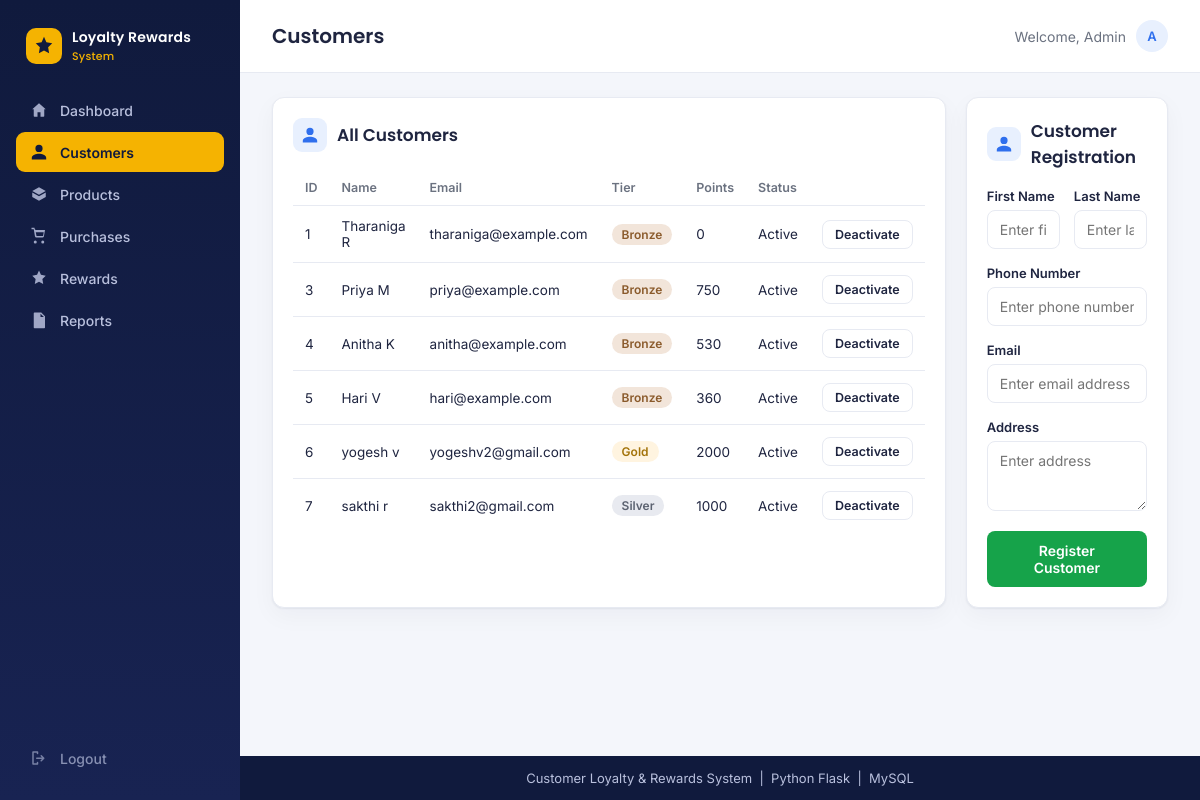
Page /customers on the committed database.
### tables this page shows
CREATE TABLE customers (
    customer_id INTEGER PRIMARY KEY AUTOINCREMENT,
    first_name TEXT NOT NULL,
    last_name TEXT NOT NULL DEFAULT '',
    email TEXT NOT NULL UNIQUE,
    phone TEXT,
    address TEXT,
    registration_date DATETIME DEFAULT (datetime('now')),
    lifetime_points INTEGER NOT NULL DEFAULT 0,
    membership_tier TEXT NOT NULL DEFAULT 'Bronze',
    is_active INTEGER NOT NULL DEFAULT 1
);

### app.py (the view, shortened to what this page needs)
@app.route("/customers", methods=["GET", "POST"])
def customers():
    rows = customer_mod.list_customers()
    balances = {c["customer_id"]: rewards_mod.get_points_balance(c["customer_id"]) for c in rows}
    return render_template("customers.html", active="customers", customers=rows, balances=balances)

### customer.py (called while the page is built)
def list_customers(active_only=True):
    query = "SELECT * FROM customers"
    if active_only:
        query += " WHERE is_active = 1"
    query += " ORDER BY customer_id"
    return run_query(query, fetch=True)

### database.py (called while the page is built, shortened)
def get_connection():
    if USE_SQLITE:
        db_path = os.path.join(os.path.dirname(__file__), "loyalty.db")
        conn = sqlite3.connect(db_path, detect_types=sqlite3.PARSE_DECLTYPES)
        conn.row_factory = sqlite3.Row
        return conn

def run_query(query: str, params=None, fetch: bool = False, many: bool = False, commit: bool = False) -> Any:
    conn = get_connection()
    try:
        if USE_SQLITE:
            cursor = conn.cursor()
            q = query.replace("%s", "?")
            cursor.execute(q, params or ())
            result = None
            if fetch:
                if many:
                    row = cursor.fetchone()
                    result = dict(row) if row else None
                else:
                    rows = cursor.fetchall()
                    result = [dict(r) for r in rows]
            if commit:
                conn.commit()
                result = cursor.lastrowid
            return result
    finally:
        conn.close()

### rewards.py (called while the page is built)
def get_points_balance(customer_id):
    row = run_query(
        "SELECT available_points FROM customer_points_balance WHERE customer_id = %s",
        (customer_id,),
        fetch=True,
        many=True,
    )
    return row["available_points"] if row else 0

### templates/customers.html (shortened to what this page needs)
{% extends "base.html" %}
{% block page_title %}Customers{% endblock %}
{% block content %}
<div class="grid grid-2">
  <div class="card">
    <div class="section-title">
      <span class="icon icon-blue"><svg viewBox="0 0 24 24" width="18" height="18"><path fill="currentColor" d="M12 12a4.8 4.8 0 1 0 0-9.6 4.8 4.8 0 0 0 0 9.6zm0 2.4c-3.6 0-9.6 1.8-9.6 5.4V22h19.2v-2.2c0-3.6-6-5.4-9.6-5.4z"/></svg></span>
      <h2>All Customers</h2>
    </div>
    {% if customers %}
    <div class="table-wrap">
      <table>
        <thead>
          <tr><th>ID</th><th>Name</th><th>Email</th><th>Tier</th><th>Points</th><th>Status</th><th></th></tr>
        </thead>
        <tbody>
          {% for c in customers %}
          <tr>
            <td>{{ c.customer_id }}</td>
            <td>{{ c.first_name }} {{ c.last_name }}</td>
            <td>{{ c.email }}</td>
            <td><span class="badge badge-{{ c.membership_tier|lower }}">{{ c.membership_tier }}</span></td>
            <td>{{ balances.get(c.customer_id, 0) }}</td>
            <td>{{ 'Active' if c.is_active else 'Inactive' }}</td>
            <td>
              {% if c.is_active %}
              <form method="post" action="{{ url_for('deactivate_customer', customer_id=c.customer_id) }}">
                <button class="btn btn-outline" style="padding:6px 12px; font-size:12.5px;" type="submit">Deactivate</button>
              </form>
              {% endif %}
            </td>
          </tr>
          {% endfor %}
        </tbody>
      </table>
    </div>
    {% else %}
    <div class="empty-state">No customers yet — register your first one.</div>
    {% endif %}
  </div>
  <div class="card">
    <div class="section-title">
      <span class="icon icon-blue"><svg viewBox="0 0 24 24" width="18" height="18"><path fill="currentColor" d="M12 12a4.8 4.8 0 1 0 0-9.6 4.8 4.8 0 0 0 0 9.6zm0 2.4c-3.6 0-9.6 1.8-9.6 5.4V22h19.2v-2.2c0-3.6-6-5.4-9.6-5.4z"/></svg></span>
      <h2>Customer Registration</h2>
    </div>
    <form method="post">
      <div class="field-row">
        <div class="field">
          <label for="first_name">First Name</label>
          <input type="text" id="first_name" name="first_name" placeholder="Enter first name" required>
        </div>
        <div class="field">
          <label for="last_name">Last Name</label>
          <input type="text" id="last_name" name="last_name" placeholder="Enter last name">
        </div>
      </div>
      <div class="field">
        <label for="phone">Phone Number</label>
        <input type="tel" id="phone" name="phone" placeholder="Enter phone number">
      </div>
      <div class="field">
        <label for="email">Email</label>
        <input type="email" id="email" name="email" placeholder="Enter email address" required>
      </div>
      <div class="field">
        <label for="address">Address</label>
        <textarea id="address" name="address" placeholder="Enter address"></textarea>
      </div>
      <button type="submit" class="btn btn-green btn-block">Register Customer</button>
    </form>
  </div>
</div>
{% endblock %}

### static/css/style.css (style rules this page uses)
:root { --navy: #101a3d; --navy-light: #182352; --gold: #f5b301; --bg: #f4f6fb; --white: #ffffff; --border: #e7eaf2; --text: #1f2540; --text-muted: #6b7280; --blue: #2f6fed; --blue-bg: #e8f0fe; --green: #16a34a; --green-bg: #e6f7ec; --amber: #f59e0b; --amber-bg: #fff4e0; --purple: #7c3aed; --purple-bg: #f2eaff; --red: #dc2626; --red-bg: #fdecec; --radius: 12px; --shadow: 0 1px 2px rgba(16, 26, 61, 0.06), 0 8px 24px rgba(16, 26, 61, 0.04); }
* { box-sizing: border-box; }
body { margin: 0; font-family: 'Inter', -apple-system, sans-serif; background: var(--bg); color: var(--text); }
h1, h2, h3, .brand-text { font-family: 'Poppins', 'Inter', sans-serif; }
.grid { display: grid; gap: 20px; }
.grid-2 { grid-template-columns: 1.4fr 1fr; }
.card { background: var(--white); border: 1px solid var(--border); border-radius: var(--radius); box-shadow: var(--shadow); padding: 20px; }
.card h2, .card h3 { margin: 0 0 16px; font-size: 16px; font-weight: 600; }
.section-title { display: flex; align-items: center; gap: 10px; margin-bottom: 18px; }
.section-title .icon { width: 34px; height: 34px; border-radius: 9px; display: flex; align-items: center; justify-content: center; flex-shrink: 0; }
.section-title h2 { margin: 0; font-size: 17px; }
.icon-blue { background: var(--blue-bg); color: var(--blue); }
.field { margin-bottom: 16px; }
.field label { display: block; font-size: 13px; font-weight: 600; color: var(--text); margin-bottom: 6px; }
.field input, .field select, .field textarea { width: 100%; padding: 10px 12px; border: 1px solid var(--border); border-radius: 8px; font-size: 14px; font-family: inherit; color: var(--text); background: var(--white); }
.field textarea { resize: vertical; min-height: 70px; }
.field-row { display: grid; grid-template-columns: 1fr 1fr; gap: 14px; }
.btn { display: inline-flex; align-items: center; justify-content: center; gap: 8px; padding: 11px 20px; border-radius: 8px; border: none; font-size: 14px; font-weight: 600; cursor: pointer; font-family: inherit; }
.btn-block { width: 100%; }
.btn-green { background: var(--green); color: #fff; }
.btn-outline { background: var(--white); border: 1px solid var(--border); color: var(--text); }
table { width: 100%; border-collapse: collapse; font-size: 13.5px; }
thead th { text-align: left; color: var(--text-muted); font-weight: 600; font-size: 12.5px; padding: 10px 12px; border-bottom: 1px solid var(--border); }
tbody td { padding: 12px; border-bottom: 1px solid var(--border); color: var(--text); }
tbody tr:last-child td { border-bottom: none; }
.table-wrap { overflow-x: auto; }
.badge { display: inline-block; padding: 3px 10px; border-radius: 999px; font-size: 12px; font-weight: 600; }
.badge-bronze { background: #f2e5da; color: #8a5a2b; }
.badge-silver { background: #e8eaf0; color: #5b6270; }
.badge-gold { background: var(--amber-bg); color: #a3730a; }

### rows in the picture
customers: customer_id "1", first_name "Tharaniga", last_name "R", email "tharaniga@example.com", membership_tier "Bronze", get "0", is_active "Active"
customers: customer_id "3", first_name "Priya", last_name "M", email "priya@example.com", membership_tier "Bronze", get "750", is_active "Active"
customers: customer_id "4", first_name "Anitha", last_name "K", email "anitha@example.com", membership_tier "Bronze", get "530", is_active "Active"
customers: customer_id "5", first_name "Hari", last_name "V", email "hari@example.com", membership_tier "Bronze", get "360", is_active "Active"
customers: customer_id "6", first_name "yogesh", last_name "v", email "yogeshv2@gmail.com", membership_tier "Gold", get "2000", is_active "Active"
customers: customer_id "7", first_name "sakthi", last_name "r", email "sakthi2@gmail.com", membership_tier "Silver", get "1000", is_active "Active"
